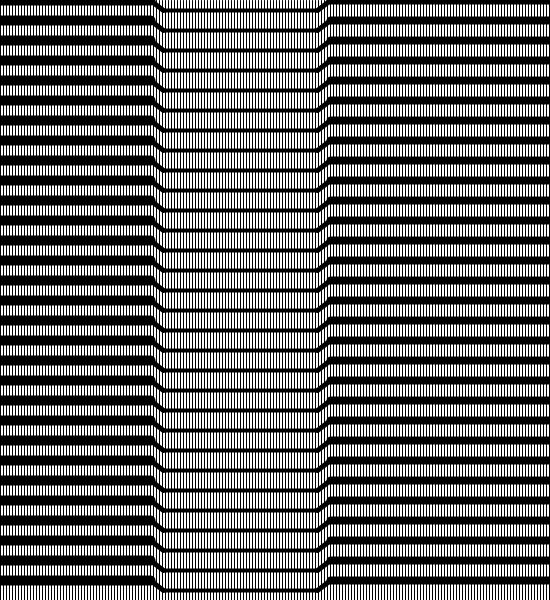
Frame 1 (no input)
Frame 60 (the mouse pressed at the canvas centre just before this capture): identical to frame 1, image omitted
Frame 120 (the mouse held since frame 60 and released just before this capture): identical to frame 1, image omitted

The Processing sketch that drew this single still picture (run headless with seeded random() and noise(); from frame 60 on, the mouse is pressed at the canvas centre):

// Processing sketch: processing_129356
// ── processing_129356.pde

void setup(){
  size(550,600);
}
void draw(){
  strokeWeight(10);
  background (255);
  int x=0;
  while(x<height){
  line(0,x,150,x);
  x=x+20;
  }
  strokeWeight(1);
  fill(0);
 //rect(150,0,15,600);
 x=10;
  while(x<height){
    strokeWeight(4);
    line(165,x,315,x);
    x=x+20;
  }
  strokeWeight(1);
//rect(315,0,15,600);
  x=0;
  while(x<height){
    strokeWeight(8);
    line(330,x,600,x);
    x=x+20;
    
  }
  x=0;
  while(x<width){
    strokeWeight(1);
    line(x,0,x,600);
    x=x+3;
  }
 int y = 10;
 x=0;
 while(x<600){
 strokeWeight(5);
 line(150,x,163,y);
 x=x+20;
 y=y+20;
 }
  y=10;
 x=0;
 while(x<600){
 line(330,x,317,y); 
 x=x+20;
 y=y+20;
 }
}
